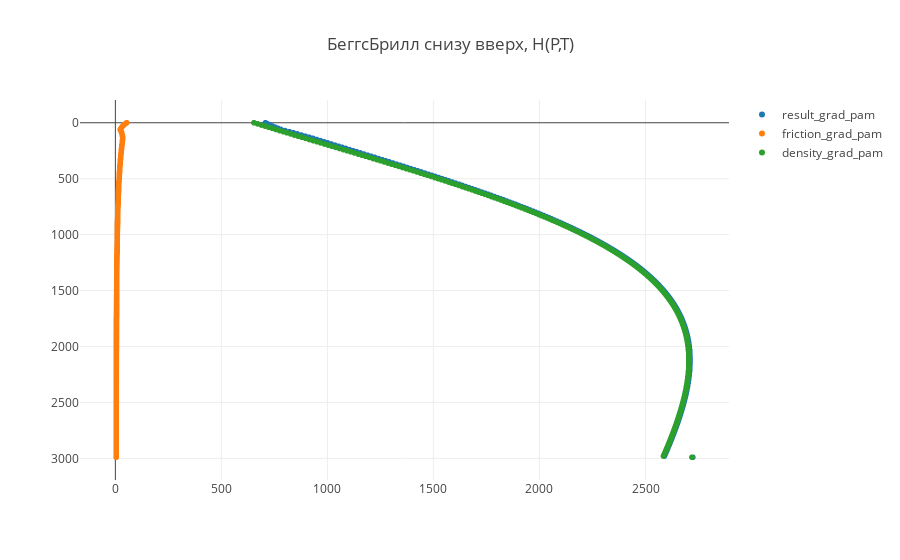

Notebook code for this chart:
### Code cell
trace1 = trace(50)
trace2 = trace(53)
trace3 = trace(54)
data = [trace1, trace2, trace3]

plot()

### Figure 1 — Plotly figure (JSON) as saved in the notebook; plotly's stock layout.template omitted (floating-point values rounded to 4 significant figures; data arrays with more than 128 entries replaced by an {"elided": "..."} marker saying what was removed)
{"data": [{"mode": "markers", "name": "result_grad_pam", "type": "scattergl", "uid": "bf248708-8e51-48ad-9299-7f745056f652", "x": {"elided": "300 float values"}, "y": {"elided": "300 int values"}}, {"mode": "markers", "name": "friction_grad_pam", "type": "scattergl", "uid": "f062bca4-28f3-442f-b578-97de65edb505", "x": {"elided": "300 float values"}, "y": {"elided": "300 int values"}}, {"mode": "markers", "name": "density_grad_pam", "type": "scattergl", "uid": "416fd64c-d87e-48b3-8142-20d58600390e", "x": {"elided": "300 float values"}, "y": {"elided": "300 int values"}}], "layout": {"title": {"text": "БеггсБрилл снизу вверх, H(P,T)"}, "yaxis": {"autorange": "reversed"}}}
